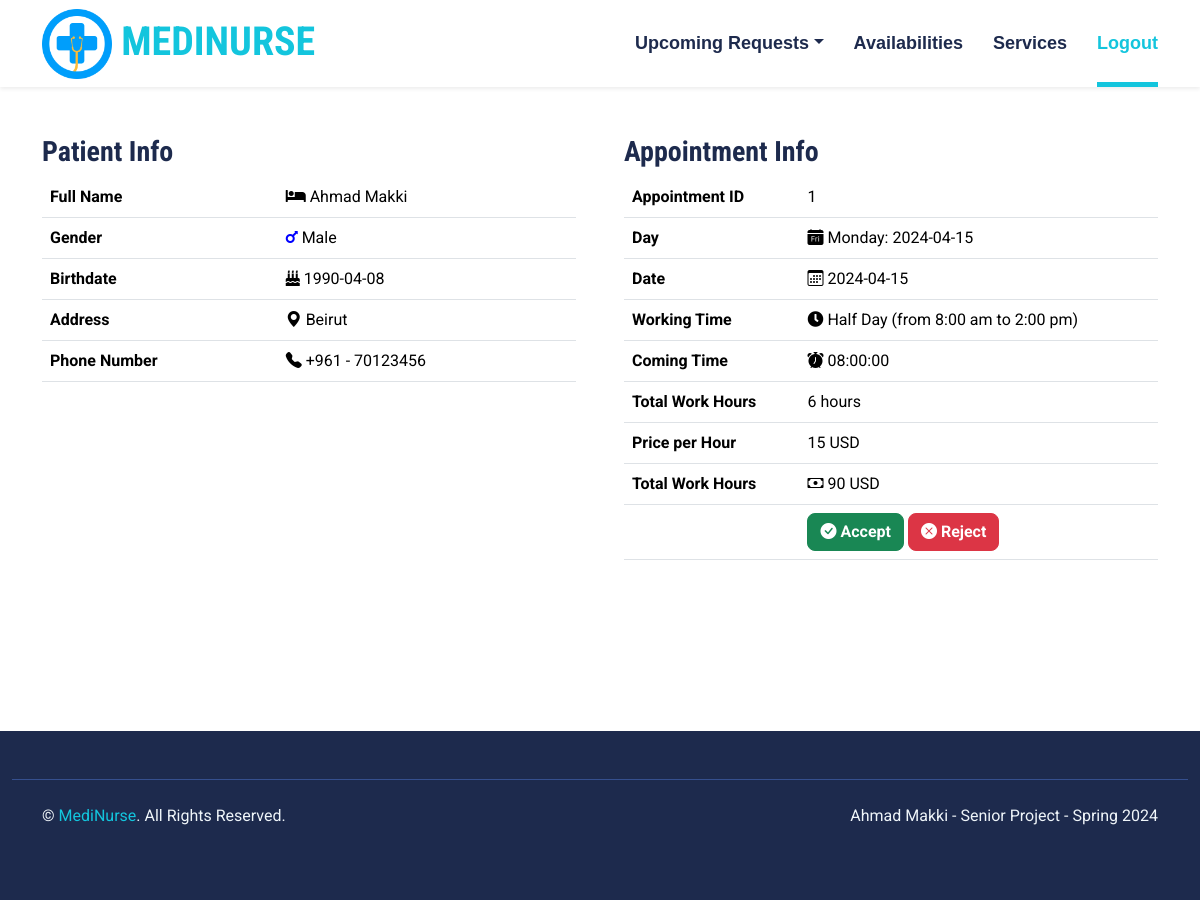
Page /nurses/appointment-details.php?id=1 on the committed database.
### tables this page shows
CREATE TABLE IF NOT EXISTS `patients` (
  `patientID` int(11) NOT NULL,
  `first_name` varchar(100) NOT NULL,
  `last_name` varchar(100) NOT NULL,
  `address` varchar(100) NOT NULL,
  `phone` int(11) NOT NULL,
  `gender` varchar(100) NOT NULL,
  `birthdate` date NOT NULL,
  `password` varchar(100) NOT NULL,
  PRIMARY KEY (`patientID`)
);

CREATE TABLE IF NOT EXISTS `appointments` (
  `appointmentID` int(11) NOT NULL AUTO_INCREMENT,
  `date` date NOT NULL,
  `coming_time` time NOT NULL,
  `nurseID` int(11) NOT NULL,
  `patientID` int(11) NOT NULL,
  `availabilityID` int(11) NOT NULL,
  `status` int(11) NOT NULL,
  PRIMARY KEY (`appointmentID`)
);

CREATE TABLE IF NOT EXISTS `availability` (
  `availabilityID` int(11) NOT NULL AUTO_INCREMENT,
  `day` varchar(100) NOT NULL,
  `work_time` varchar(100) NOT NULL,
  `price_per_hour` int(11) NOT NULL,
  `nurseID` int(11) NOT NULL,
  PRIMARY KEY (`availabilityID`)
);

### nurses/appointment-details.php (the view, shortened to what this page needs)
<?php include "head.php"; ?>
<body>
<?php include "navbar.php"; ?>
<?php
$appid = $_GET['id'];
$result = mysqli_query($con,"SELECT * FROM appointments WHERE appointmentID='$appid'");
$row = mysqli_fetch_array($result);
    $pid = $row['patientID'];
    $aid = $row['availabilityID'];
    $resultp= mysqli_query($con,"SELECT * FROM patients WHERE patientID='$pid'");
    $rowp= mysqli_fetch_array($resultp);
    $resulta = mysqli_query($con,"SELECT * FROM availability WHERE availabilityID='$aid'");
    $rowa = mysqli_fetch_array($resulta);
    $time = $rowa['work_time'];
    $price = $rowa['price_per_hour'];
    $total_hours = 0;
        if($time == "Half Day (from 8:00 am to 2:00 pm)" || $time == "Half Day (from 2:00 pm to 8:00 pm)"){
            $total_hours = 6;
       }
    $totalPrice = $total_hours * $price;
?>
<div class="container-fluid py-5" id="about">
        <div class="container">
            <div class="row gx-5">
                <div class="col-lg-6 mb-5 mb-lg-0" style="min-height: 500px;">
                    <div class="position-relative h-100">
                        <h3>Patient Info</h3>
                    <table class="table table-hover" style="color:black">
                    <tr>
                        <th>Full Name</th>
                        <td><i class="fa fa-bed"></i> <?php echo $rowp['first_name'] ?> <?php echo $rowp['last_name'] ?></td>
                    </tr>
                    <tr>
                        <th>Gender</th>
                        <?php if($rowp['gender']=="Male"){?>
                        <td><i class="fa fa-mars" style="color:blue"></i> <?php echo $rowp['gender'] ?></td>
                        <?php }else{?>
                        <td><i class="fa fa-venus" style="color:pink"></i> <?php echo $rowp['gender'] ?></td>
                        <?php } ?>
                    </tr>
                    <tr>
                        <th>Birthdate</th>
                        <td><i class="fa fa-birthday-cake"></i> <?php echo $rowp['birthdate'] ?></td>
                    </tr>
                    <tr>
                        <th>Address</th>
                        <td><i class="bi bi-geo-alt-fill"></i> <?php echo $rowp['address'] ?></td>
                    </tr>
                    <tr>
                        <th>Phone Number</th>
                        <td><i class="bi bi-telephone-fill"></i> +961 - <?php echo $rowp['phone'] ?></td>
                    </tr>
                </table>
                    </div>
                </div>
                <div class="col-lg-6">
                <h3>Appointment Info</h3>
                    <table class="table table-hover" style="color:black">
                    <tr>
                        <th>Appointment ID</th>
                        <td><?php echo $row['appointmentID'] ?></td>
                    </tr>
                    <tr>
                        <th>Day</th>
                        <td><i class="bi bi-calendar-day-fill"></i> <?php echo $rowa['day'] ?>: <?php echo $row['date'] ?></td>
                    </tr>
                    <tr>
                        <th>Date</th>
                        <td><i class="bi bi-calendar3"></i> <?php echo $row['date'] ?></td>
                    </tr>
                    <tr>
                        <th>Working Time</th>
                        <td><i class="fa fa-clock"></i> <?php echo $rowa['work_time'] ?></td>
                    </tr>
                    <tr>
                        <th>Coming Time</th>
                        <td><i class="bi bi-alarm-fill"></i> <?php echo $row['coming_time'] ?></td>
                    </tr>
                    <tr>
                        <th>Total Work Hours</th>
                        <td><?php echo $total_hours ?> hours</td>
                    </tr>
                    <tr>
                        <th>Price per Hour</th>
                        <td><?php echo $price ?> USD</td>
                    </tr>
                    <tr>
                        <th>Total Work Hours</th>
                        <td><i class="bi bi-cash"></i> <?php echo $totalPrice ?> USD</td>
                    </tr>
                    <tr>
                        <?php if($row['status']==0){?>
                        <th></th>
                        <td><a href="accept-appointment.php?id=<?php echo $row['appointmentID'] ?>" class="btn btn-success btn-xs">
                            <i class="bi bi-check-circle-fill"></i> Accept</a>
                            <a href="reject-appointment.php?id=<?php echo $row['appointmentID'] ?>" class="btn btn-danger btn-xs">
                            <i class="bi bi-x-circle-fill"></i> Reject</a></td>
                        <?php } else if($row['status']==1){?>
                            <th>Appointment Status</th>
                            <td class="text-success"><i class="bi bi-check-circle-fill"></i> Accepted</a></td>
                        <?php } else {?>
                            <th>Appointment Status</th>
                            <td class="text-danger"><i class="bi bi-x-circle-fill"></i> Rejected</a></td>
                        <?php } ?>
                    </tr>
                </table>
                </div>
            </div>
        </div>
    </div>
<?php include "footer.php"; ?>

### css/style.css (style rules this page uses)
:root { --primary: #13C5DD; --secondary: #354F8E; --light: #EFF5F9; --dark: #1D2A4D; }
.btn { font-weight: 700; transition: .5s; }

### rows in the picture
patients: first_name "Ahmad", last_name "Makki", gender "Male", birthdate "1990-04-08", address "Beirut", phone "70123456"
appointments: appointmentID "1", date "2024-04-15", coming_time "08:00:00"
availability: day "Monday", work_time "Half Day (from 8:00 am to 2:00 pm)", work_time "6", price_per_hour "15", totalPrice "90"
